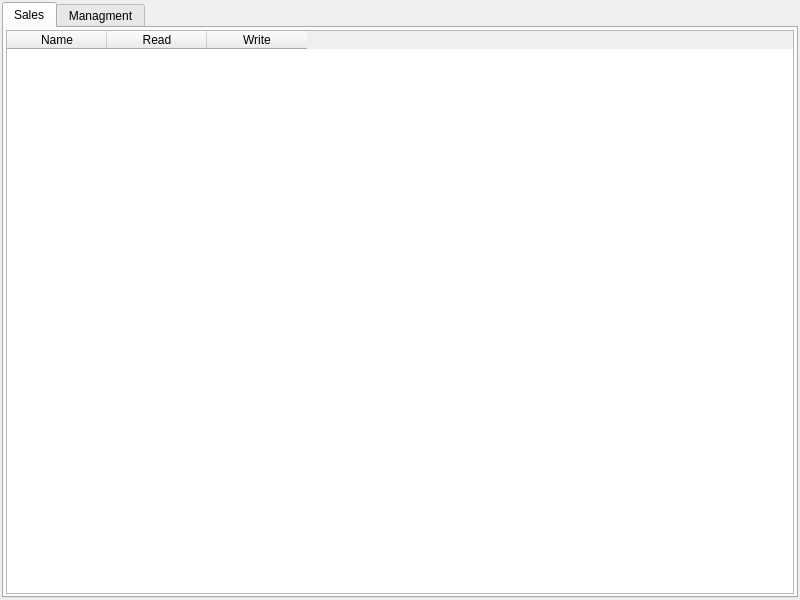
<?xml version="1.0" encoding="UTF-8"?>
<ui version="4.0">
 <class>QDlgEmployesAccess</class>
 <widget class="QMainWindow" name="QDlgEmployesAccess">
  <property name="geometry">
   <rect>
    <x>0</x>
    <y>0</y>
    <width>800</width>
    <height>600</height>
   </rect>
  </property>
  <property name="windowTitle">
   <string>MainWindow</string>
  </property>
  <widget class="QWidget" name="centralwidget">
   <layout class="QHBoxLayout" name="horizontalLayout">
    <property name="spacing">
     <number>2</number>
    </property>
    <property name="leftMargin">
     <number>2</number>
    </property>
    <property name="topMargin">
     <number>2</number>
    </property>
    <property name="rightMargin">
     <number>2</number>
    </property>
    <property name="bottomMargin">
     <number>2</number>
    </property>
    <item>
     <widget class="QTabWidget" name="tabWidget">
      <property name="tabShape">
       <enum>QTabWidget::Rounded</enum>
      </property>
      <property name="currentIndex">
       <number>0</number>
      </property>
      <widget class="QWidget" name="tab">
       <attribute name="title">
        <string>Sales</string>
       </attribute>
       <layout class="QHBoxLayout" name="horizontalLayout_2">
        <property name="spacing">
         <number>2</number>
        </property>
        <property name="leftMargin">
         <number>2</number>
        </property>
        <property name="topMargin">
         <number>2</number>
        </property>
        <property name="rightMargin">
         <number>2</number>
        </property>
        <property name="bottomMargin">
         <number>2</number>
        </property>
        <item>
         <widget class="QTableWidget" name="tblSales">
          <column>
           <property name="text">
            <string>Name</string>
           </property>
          </column>
          <column>
           <property name="text">
            <string>Read</string>
           </property>
          </column>
          <column>
           <property name="text">
            <string>Write</string>
           </property>
          </column>
         </widget>
        </item>
       </layout>
      </widget>
      <widget class="QWidget" name="tab_2">
       <attribute name="title">
        <string>Managment</string>
       </attribute>
       <layout class="QHBoxLayout" name="horizontalLayout_3">
        <property name="spacing">
         <number>2</number>
        </property>
        <property name="leftMargin">
         <number>2</number>
        </property>
        <property name="topMargin">
         <number>2</number>
        </property>
        <property name="rightMargin">
         <number>2</number>
        </property>
        <property name="bottomMargin">
         <number>2</number>
        </property>
        <item>
         <widget class="QTableWidget" name="tblManagment">
          <column>
           <property name="text">
            <string>Name</string>
           </property>
          </column>
          <column>
           <property name="text">
            <string>Read</string>
           </property>
          </column>
          <column>
           <property name="text">
            <string>Write</string>
           </property>
          </column>
         </widget>
        </item>
       </layout>
      </widget>
     </widget>
    </item>
   </layout>
  </widget>
 </widget>
 <resources/>
 <connections/>
</ui>
